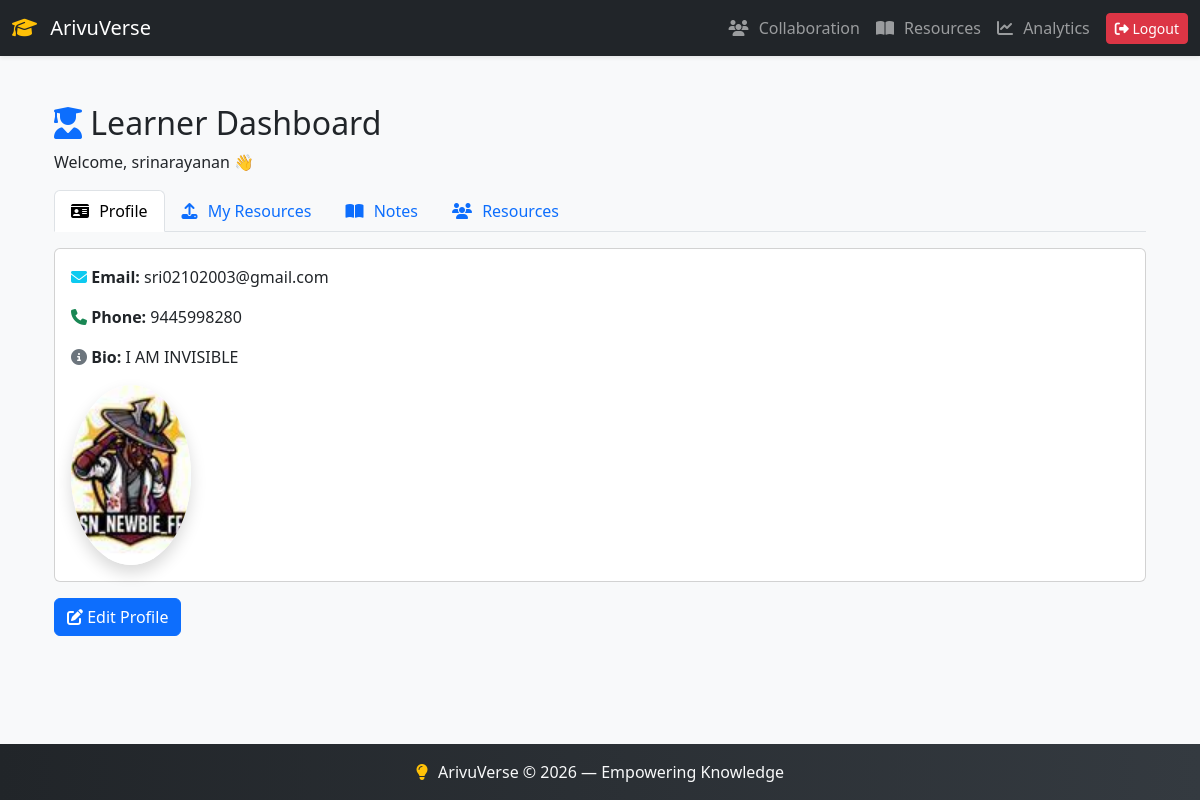
/accounts/student-dashboard/ (signed in), run on the app's committed database.
### accounts/models.py (models this page shows, shortened)
class Profile(models.Model):
    ROLE_CHOICES = (
        ('student', 'Student'),
        ('teacher', 'Teacher'),
    )
    user = models.OneToOneField(User, on_delete=models.CASCADE)
    role = models.CharField(max_length=10, choices=ROLE_CHOICES, default='student')
    phone = models.CharField(max_length=15, blank=True, null=True)
    bio = models.TextField(blank=True, null=True)
    avatar = models.ImageField(upload_to='avatars/', blank=True, null=True)

### accounts/views.py (the view, shortened to what this page needs)
# urls.py: path('student-dashboard/', views.student_dashboard, name='student_dashboard'),
@login_required
def student_dashboard(request):
    profile, _ = Profile.objects.get_or_create(user=request.user)
    if request.user.is_superuser:
        messages.error(request, "Admins cannot access the student dashboard.")
        return redirect('/admin/')
    if profile.role != 'student':
        messages.error(request, "Only students can access this dashboard.")
        return redirect('home')
    if request.method == 'POST' and 'edit_profile' in request.POST:
        form = ProfileForm(request.POST, request.FILES, instance=profile, user=request.user)
        if form.is_valid():
            form.save(user=request.user)
            messages.success(request, "Profile updated successfully!")
            return redirect(f"{request.path}?tab=profile")
    else:
        form = ProfileForm(instance=profile, user=request.user)
    resource_form = StudentResourceForm()
    my_resources = StudentResource.objects.filter(uploaded_by=request.user)
    top_notes = Note.objects.annotate(avg=Avg('ratings__value')).order_by('-avg', '-uploaded_at')[:2]
    top_resources = StudentResource.objects.annotate(avg=Avg('ratings__value')).order_by('-verified', '-avg', '-uploaded_at')[:2]
    for n in top_notes:
        n.my_rating = Rating.objects.filter(user=request.user, note=n).first()
    for r in top_resources:
        r.my_rating = Rating.objects.filter(user=request.user, resource=r).first()
    for r in my_resources:
        r.my_rating = Rating.objects.filter(user=request.user, resource=r).first()
    note_recommendations = Recommendation.objects.filter(note__isnull=False)
    res_recommendations = Recommendation.objects.filter(resource__isnull=False)
    if request.method == 'POST' and 'rate_note' in request.POST:
        note_id = request.POST.get('note_id')
        rating_form = RatingForm(request.POST)
        if rating_form.is_valid() and note_id:
            Rating.objects.update_or_create(
                note_id=int(note_id),
                user=request.user,
                defaults={'value': rating_form.cleaned_data['value']}
            )
            messages.success(request, "Your rating has been saved!")
            query = request.GET.get('q') or request.POST.get('q')
            return redirect(
                f"{request.path}?tab=notes&q={query}" if query else f"{request.path}?tab=notes"
            )
    else:
        rating_form = RatingForm()
    if request.method == 'POST' and 'recommend_note' in request.POST:
        note_id = request.POST.get('note_id')
        recommendation_form = RecommendationForm(request.POST)
        if recommendation_form.is_valid() and note_id:
            Recommendation.objects.update_or_create(
                note_id=int(note_id),
                user=request.user,
                defaults={'comment': recommendation_form.cleaned_data['comment']}
            )
            messages.success(request, "You recommended this note!")
            query = request.GET.get('q') or request.POST.get('q')
            return redirect(
                f"{request.path}?tab=notes&q={query}" if query else f"{request.path}?tab=notes"
            )
    else:
        recommendation_form = RecommendationForm()
    query = request.GET.get('q')
    note_results = None
    resource_results = None
    active_tab = request.GET.get('tab', 'profile')
    if query and active_tab == 'notes':
        note_results = Note.objects.filter(Q(title__icontains=query) | Q(topic__icontains=query))
        for n in note_results:
            n.my_rating = Rating.objects.filter(user=request.user, note=n).first()
    if query and active_tab == 'resources':
        resource_results = StudentResource.objects.filter(Q(title__icontains=query) | Q(description__icontains=query))
        for r in resource_results:
            r.my_rating = Rating.objects.filter(user=request.user, resource=r).first()
    return render(request, 'accounts/student_dashboard.html', {
        'profile': profile,
        'form': form,
        'resource_form': resource_form,
        'my_resources': my_resources,
        'top_notes': top_notes,
        'top_resources': top_resources,
        'note_results': note_results,
        'resource_results': resource_results,
        'rating_form': rating_form,
        'recommendation_form': recommendation_form,
        'note_recommendations': note_recommendations,
        'res_recommendations': res_recommendations,
        'query': query,
        'active_tab': active_tab,
    })

### accounts/templates/accounts/student_dashboard.html (shortened to what this page needs)
{% extends "base.html" %}
{% block content %}
<div class="container mt-4 animate__animated animate__fadeIn">
  <h2 class="animate__animated animate__fadeInDown">
    <i class="fas fa-user-graduate text-primary"></i> Learner Dashboard
  </h2>
  <p class="animate__animated animate__fadeInDown">Welcome, {{ user.username }} 👋</p>
  <ul class="nav nav-tabs" id="dashboardTabs" role="tablist">
    <li class="nav-item">
      <button class="nav-link {% if active_tab == 'profile' %}active{% endif %}" data-bs-toggle="tab" data-bs-target="#profile">
        <i class="fas fa-id-card"></i> Profile
      </button>
    </li>
    <li class="nav-item">
      <button class="nav-link {% if active_tab == 'my_resources' %}active{% endif %}" data-bs-toggle="tab" data-bs-target="#my_resources">
        <i class="fas fa-upload"></i> My Resources
      </button>
    </li>
    <li class="nav-item">
      <button class="nav-link {% if active_tab == 'notes' %}active{% endif %}" data-bs-toggle="tab" data-bs-target="#notes">
        <i class="fas fa-book-open"></i> Notes
      </button>
    </li>
    <li class="nav-item">
      <button class="nav-link {% if active_tab == 'resources' %}active{% endif %}" data-bs-toggle="tab" data-bs-target="#resources">
        <i class="fas fa-users"></i> Resources
      </button>
    </li>
  </ul>
  <div class="tab-content mt-3">
    <div class="tab-pane fade {% if active_tab == 'profile' %}show active{% endif %}" id="profile">
      <div class="card mt-3 animate__animated animate__fadeInLeft">
        <div class="card-body">
          <p><i class="fas fa-envelope text-info"></i> <strong>Email:</strong> {{ user.email }}</p>
          <p><i class="fas fa-phone text-success"></i> <strong>Phone:</strong> {{ profile.phone }}</p>
          <p><i class="fas fa-info-circle text-secondary"></i> <strong>Bio:</strong> {{ profile.bio }}</p>
          {% if profile.avatar %}
            <img src="{{ profile.avatar.url }}" alt="Avatar" width="120" class="rounded-circle shadow animate__animated animate__zoomIn">
          {% endif %}
        </div>
      </div>
      <button class="btn btn-primary mt-3 animate__animated animate__pulse animate__infinite" type="button" data-bs-toggle="collapse" data-bs-target="#editProfileForm">
        <i class="fas fa-edit"></i> Edit Profile
      </button>
    </div>
  </div>
</div>
{% endblock %}

### lrhub/templates/base.html (style rules this page uses)
body { font-family: 'Segoe UI', Tahoma, Geneva, Verdana, sans-serif; }
.nav-link i { margin-right: 6px; }

### data on the page
Profile: phone "9445998280", bio "I AM INVISIBLE", avatar (picture)

### other printed values
{{ user.username }} "srinarayanan"
{{ user.email }} "sri02102003@gmail.com"
